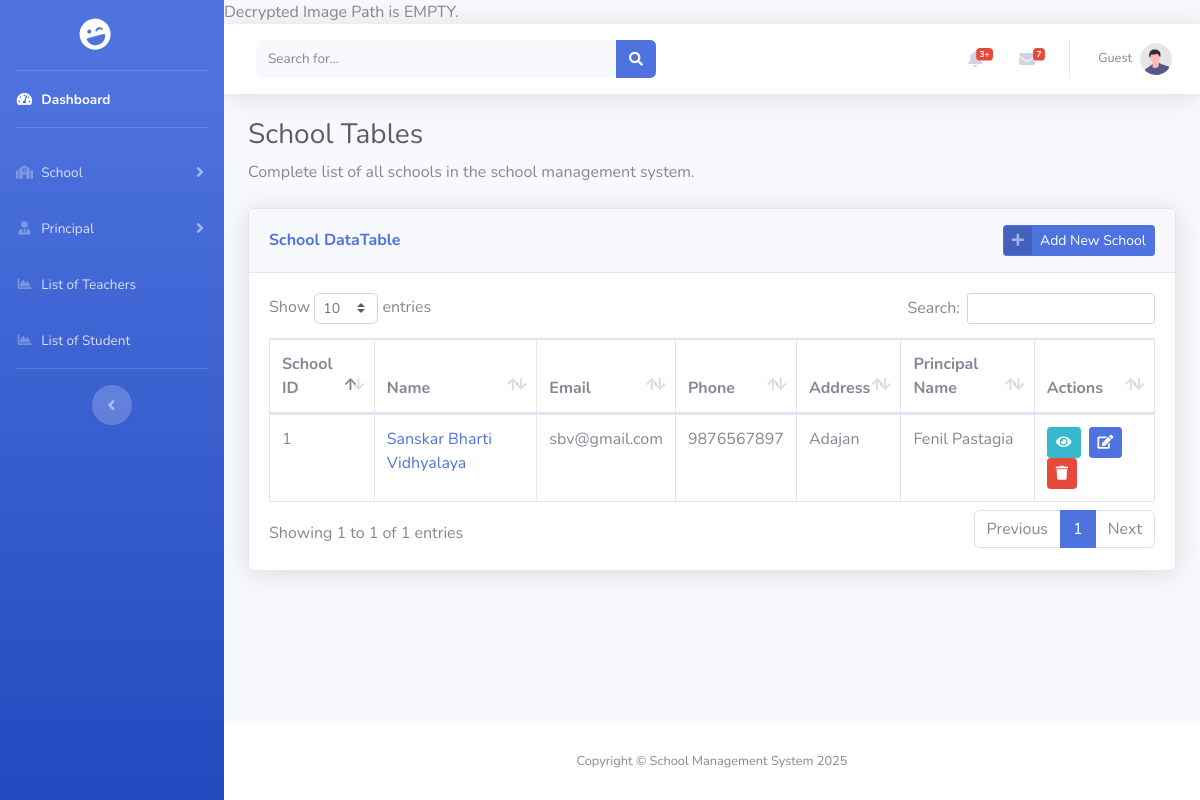
Page /pages/school/school_list.php (signed in) on the earlier database version.
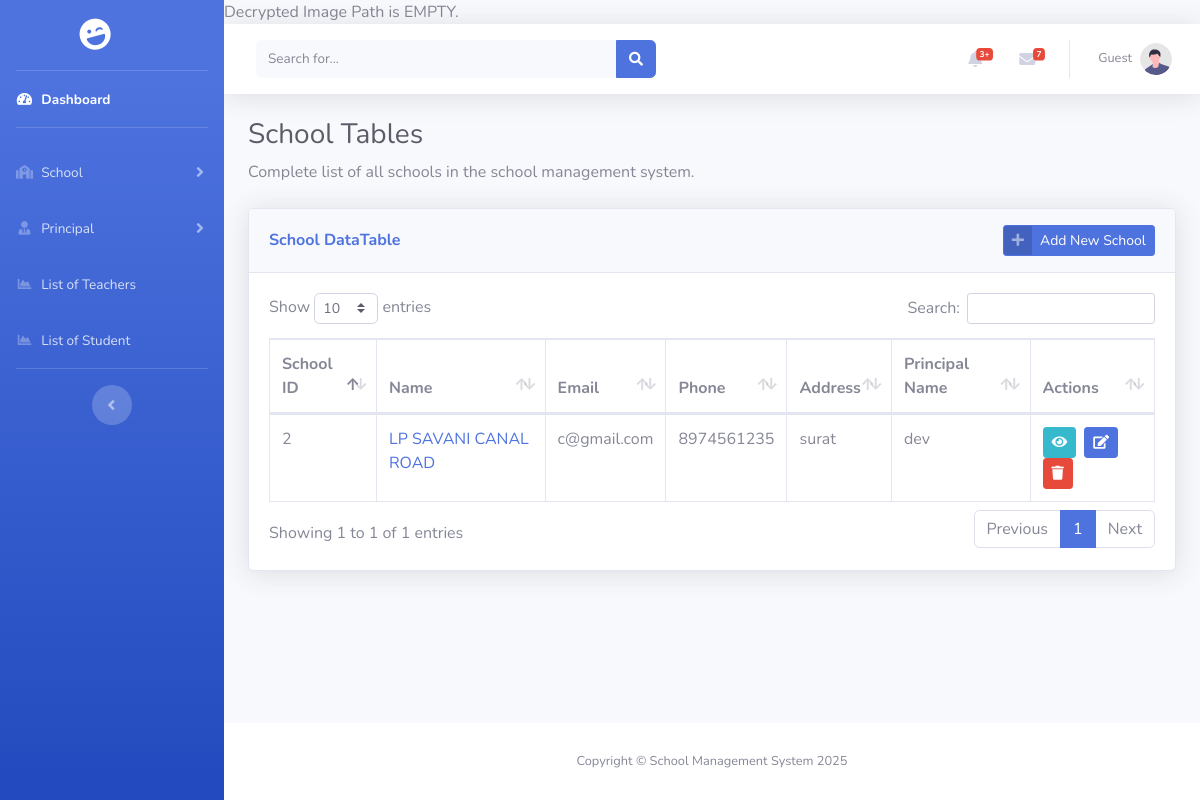
Same page on the later database version.
### tables this page shows
CREATE TABLE `principal` (
  `id` int(11) NOT NULL,
  `principal_image` varchar(255) DEFAULT NULL,
  `school_id` int(11) DEFAULT NULL,
  `principal_name` varchar(50) DEFAULT NULL,
  `email` varchar(50) NOT NULL,
  `password` varchar(255) NOT NULL,
  `phone` varchar(10) DEFAULT NULL,
  `principal_dob` date DEFAULT NULL,
  `gender` enum('Male','Female','Others') NOT NULL,
  `blood_group` enum('A+','A-','B+','B-','AB+','AB-','O+','O-') NOT NULL,
  `address` text DEFAULT NULL,
  `qualification` varchar(50) DEFAULT NULL,
  `salary` decimal(10,2) DEFAULT NULL,
  `batch` enum('Morning','Evening') DEFAULT NULL
);

CREATE TABLE `school` (
  `id` int(11) NOT NULL,
  `school_logo` varchar(255) DEFAULT NULL,
  `school_name` varchar(100) DEFAULT NULL,
  `email` varchar(50) DEFAULT NULL,
  `phone` varchar(10) DEFAULT NULL,
  `school_opening` date DEFAULT NULL,
  `school_type` enum('Government','Private') DEFAULT NULL,
  `education_board` set('CBSE','State','IGCSE') DEFAULT NULL,
  `school_medium` set('English','Hindi','Regional Language') DEFAULT NULL,
  `school_category` set('Pre-Primary','Primary','Upper Primary','Secondary','Higher Secondary') DEFAULT NULL,
  `school_std` set('Pre-Primary','Primary (1-5)','Upper Primary (6-8)','Secondary (9-10)','Higher Secondary (11-12)') DEFAULT NULL,
  `address` text DEFAULT NULL
);

### pages/school/school_list.php (the view, shortened to what the changed rows need)
<?php
include_once "../../includes/connect.php";
$query =  "SELECT s.id, s.school_name, s.email, s.phone, s.address, p.principal_name
           FROM school s
           LEFT JOIN principal p ON s.id = p.school_id
           ORDER BY s.id ASC";
$result = mysqli_query($conn, $query);
?>
<!DOCTYPE html>
<html lang="en">
<head>
    <link href="../../assets/vendor/fontawesome-free/css/all.min.css" rel="stylesheet" type="text/css">
    <link href="../../assets/css/sb-admin-2.min.css" rel="stylesheet">
    <link href="../../assets/vendor/datatables/dataTables.bootstrap4.min.css" rel="stylesheet">
</head>
<body id="page-top">
    <div id="wrapper">
        <div id="content-wrapper" class="d-flex flex-column">
            <div id="content">
                <div class="container-fluid">
                    <h1 class="h3 mb-2 text-gray-800">School Tables</h1>
                    <div class="card shadow mb-4">
                        <div class="card-body">
                            <div class="table-responsive">
                                <table class="table table-bordered" id="dataTable" width="100%" cellspacing="0">
                                    <thead>
                                        <tr>
                                            <th>School ID</th>
                                            <th>Name</th>
                                            <th>Email</th>
                                            <th>Phone</th>
                                            <th>Address</th>
                                            <th>Principal Name</th>
                                            <th>Actions</th>
                                        </tr>
                                    </thead>
                                    <tbody>
                                        <?php
                                        if ($result && mysqli_num_rows($result) > 0) {
                                            while ($row = mysqli_fetch_assoc($result)) {
                                                echo "<tr>";
                                                echo "<td>" . htmlspecialchars($row['id']) . "</td>";
                                                echo "<td>";
                                                echo "<a href='view.php?id=" . $row['id'] . "' class='text-decoration-none'>";
                                                echo htmlspecialchars($row['school_name'] ?? 'N/A');
                                                echo "</a>";
                                                echo "</td>";
                                                echo "<td>" . htmlspecialchars($row['email'] ?? 'N/A') . "</td>";
                                                echo "<td>" . htmlspecialchars($row['phone'] ?? 'N/A') . "</td>";
                                                echo "<td>" . htmlspecialchars($row['address'] ?? 'N/A') . "</td>";
                                                echo "<td>" . htmlspecialchars($row['principal_name'] ?? '<span class="text-danger">Not Assigned</span>') . "</td>";
                                                echo "<td>";
                                                echo "<a href='view.php?id=" . $row['id'] . "' class='btn btn-info btn-sm mr-2' title='View'>";
                                                echo "<i class='fas fa-eye'></i>";
                                                echo "</a>";
                                                echo "<a href='edit.php?id=" . $row['id'] . "' class='btn btn-primary btn-sm mr-2' title='Edit'>";
                                                echo "<i class='fas fa-edit'></i>";
                                                echo "</a>";
                                                echo "<button class='btn btn-danger btn-sm' onclick='confirmDelete(" . $row['id'] . ")' title='Delete'>";
                                                echo "<i class='fas fa-trash'></i>";
                                                echo "</button>";
                                                echo "</td>";
                                                echo "</tr>";
                                            }
                                        } else {
                                             echo "<tr><td colspan='7' class='text-center'>No schools found</td></tr>";
                                        }
                                        ?>
                                    </tbody>
                                </table>
                            </div>
                        </div>
                    </div>
                </div>
                </div>
            </div>
        </div>
</body>
</html>

Differences in the rows shown:
removed principal: school "1", school.school_name "Sanskar Bharti Vidhyalaya", school.email "sbv@gmail.com", school.phone "9876567897", school.address "Adajan", principal_name "Fenil Pastagia"
added principal: school "2", school.school_name "LP SAVANI CANAL ROAD", school.email "c@gmail.com", school.phone "8974561235", school.address "surat", principal_name "dev"
